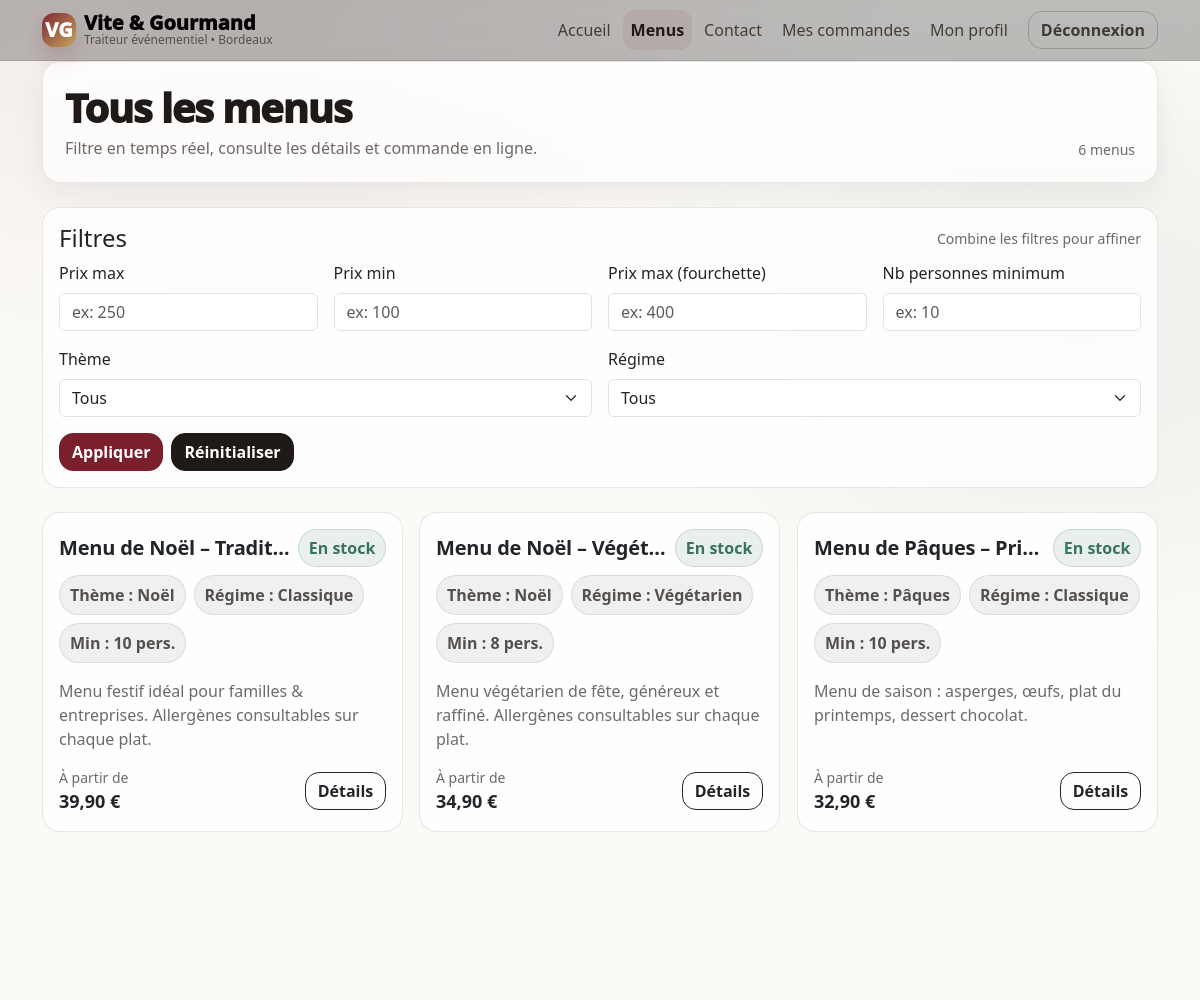
Before: /?r=menus (signed in, upper part) with the older database file.
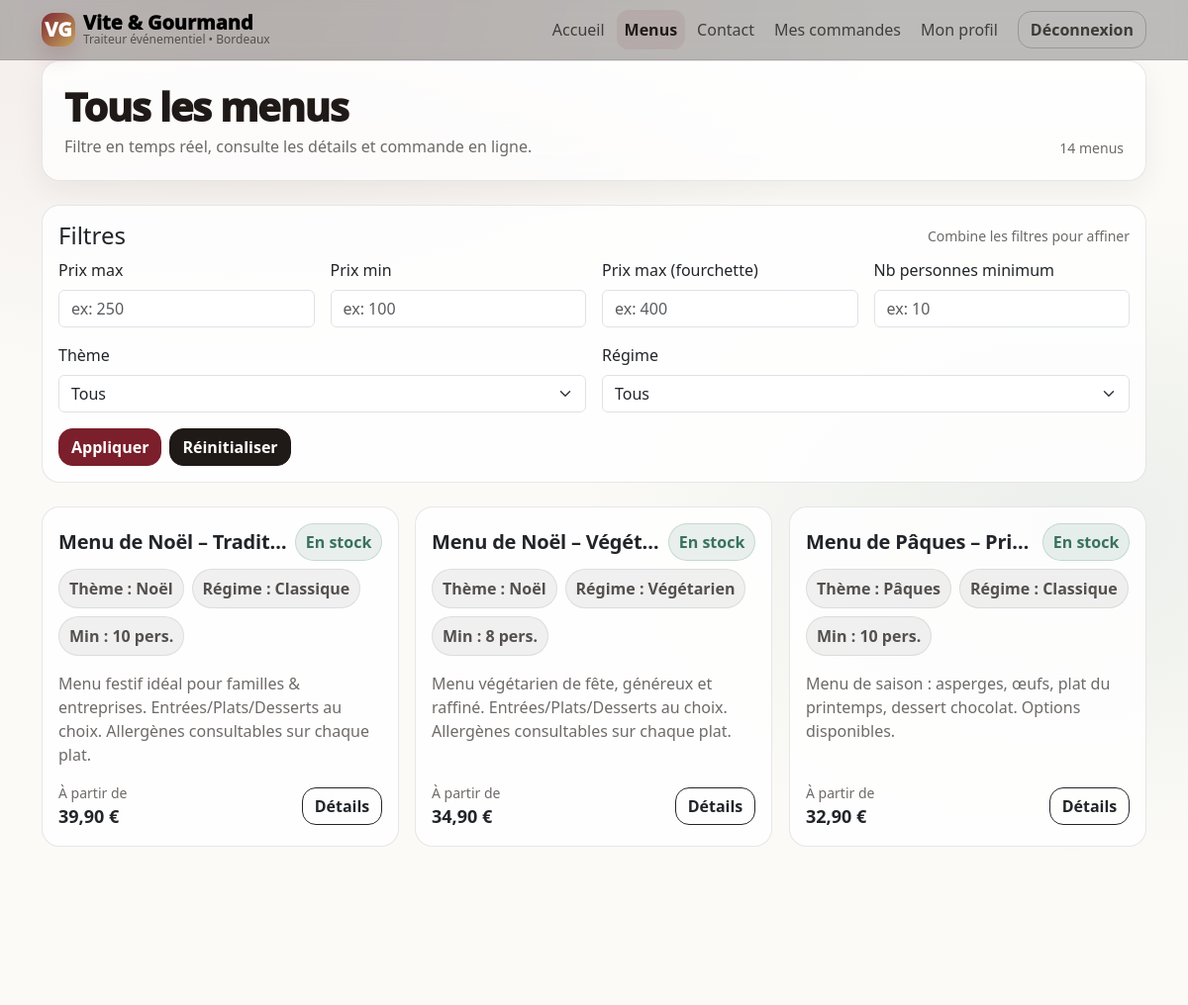
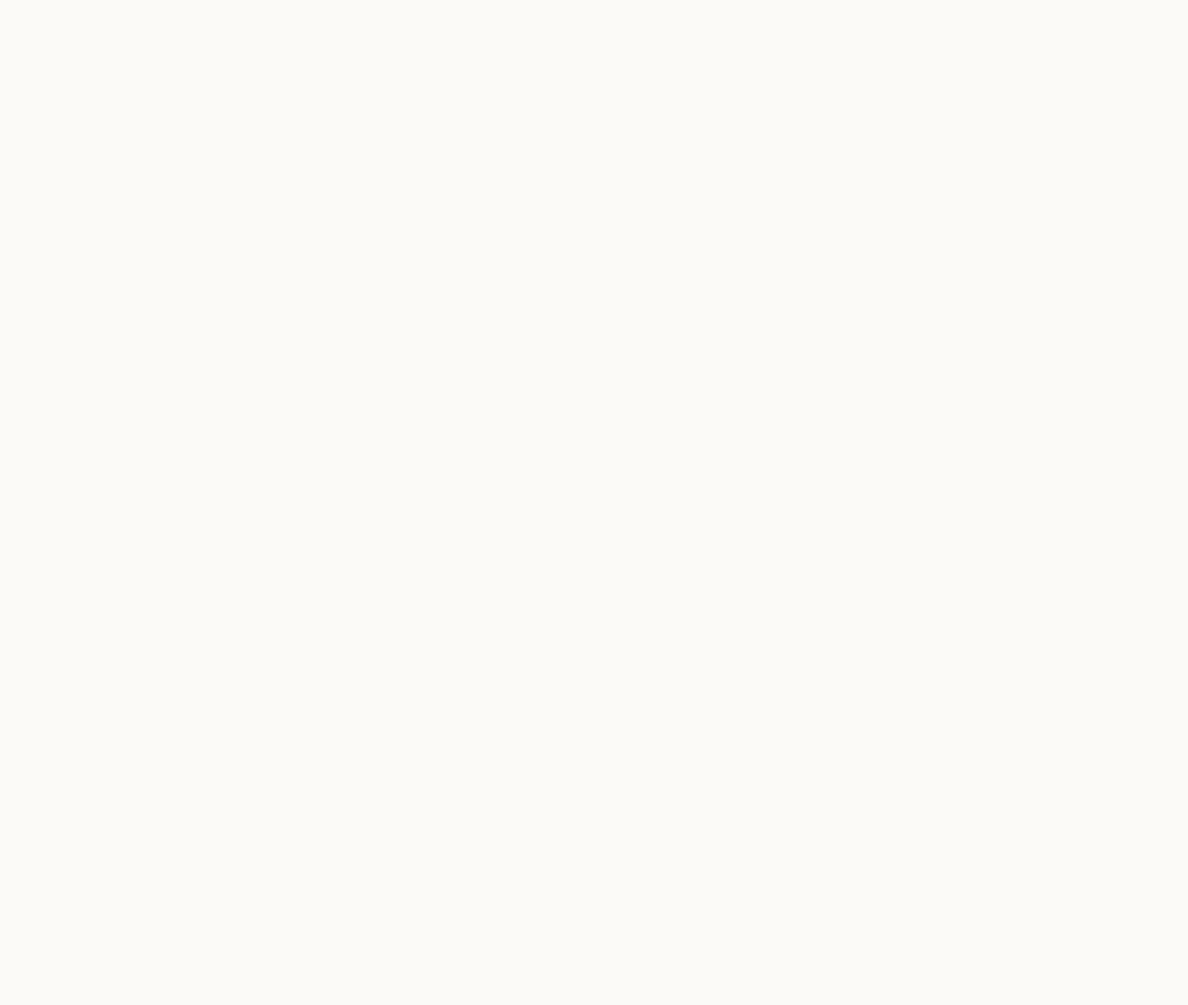
After: the same page with the newer database file (2 pictures, top to bottom).
### tables this page shows
CREATE TABLE menus (
  id INT AUTO_INCREMENT PRIMARY KEY,
  title VARCHAR(190) NOT NULL,
  description TEXT NOT NULL,
  price DECIMAL(10,2) NOT NULL,
  min_people INT NOT NULL,
  max_price DECIMAL(10,2) DEFAULT NULL,
  stock INT NOT NULL DEFAULT 0,
  theme_id INT NULL,
  diet_id INT NULL,
  created_at DATETIME DEFAULT CURRENT_TIMESTAMP,
  CONSTRAINT fk_menus_theme FOREIGN KEY (theme_id) REFERENCES themes(id),
  CONSTRAINT fk_menus_diet  FOREIGN KEY (diet_id)  REFERENCES diets(id)
);

CREATE TABLE themes (
  id INT AUTO_INCREMENT PRIMARY KEY,
  name VARCHAR(100) NOT NULL UNIQUE
);

CREATE TABLE diets (
  id INT AUTO_INCREMENT PRIMARY KEY,
  name VARCHAR(100) NOT NULL UNIQUE
);

### app/Controllers/MenuController.php (called while the page is built, shortened)
<?php
require_once BASE_PATH . '/app/Models/Menu.php';
class MenuController
{
    public function index(): void
    {
        $menus = Menu::all();
        require BASE_PATH . '/app/Views/menus/index.php';
    }
}

### app/models/Menu.php (called while the page is built, shortened)
<?php
class Menu
{
    public static function all(): array
    {
        $pdo = Database::getConnection();
        $sql = "
            SELECT
                m.id, m.title, m.description, m.min_people, m.price, m.stock,
                t.name AS theme,
                d.name AS diet
            FROM menus m
            LEFT JOIN themes t ON t.id = m.theme_id
            LEFT JOIN diets d ON d.id = m.diet_id
            ORDER BY m.created_at DESC
        ";
        return $pdo->query($sql)->fetchAll();
    }
}

### app/Views/menus/index.php (the view, shortened to what this page needs)
<?php
require_once BASE_PATH . '/app/Views/layouts/header.php';
function stock_badge(int $stock): array {
  return ['badge-stock-ok', 'En stock'];
}
?>
<div class="hero mb-4">
  <div class="d-flex flex-wrap justify-content-between align-items-end gap-2">
    <div>
      <h1 class="mb-1">Tous les menus</h1>
      <p class="text-muted mb-0">Filtre en temps réel, consulte les détails et commande en ligne.</p>
    </div>
    <div class="text-muted small">
      <span id="menusCount"></span>
    </div>
  </div>
</div>
<div class="card mb-4">
  <div class="card-body">
    <div class="d-flex justify-content-between align-items-center flex-wrap gap-2 mb-2">
      <h4 class="mb-0">Filtres</h4>
      <span class="text-muted small">Combine les filtres pour affiner</span>
    </div>
    <form id="filtersForm" class="row g-3" aria-label="Filtres des menus">
      <div class="col-md-3">
        <label class="form-label" for="price_max">Prix max</label>
        <input class="form-control" type="number" step="0.01" id="price_max" name="price_max" placeholder="ex: 250">
      </div>
      <div class="col-md-3">
        <label class="form-label" for="price_min">Prix min</label>
        <input class="form-control" type="number" step="0.01" id="price_min" name="price_min" placeholder="ex: 100">
      </div>
      <div class="col-md-3">
        <label class="form-label" for="price_max_range">Prix max (fourchette)</label>
        <input class="form-control" type="number" step="0.01" id="price_max_range" name="price_max_range" placeholder="ex: 400">
      </div>
      <div class="col-md-3">
        <label class="form-label" for="min_people">Nb personnes minimum</label>
        <input class="form-control" type="number" id="min_people" name="min_people" placeholder="ex: 10">
      </div>
      <div class="col-md-6">
        <label class="form-label" for="theme_id">Thème</label>
        <select class="form-select" id="theme_id" name="theme_id">
          <option value="">Tous</option>
        </select>
      </div>
      <div class="col-md-6">
        <label class="form-label" for="diet_id">Régime</label>
        <select class="form-select" id="diet_id" name="diet_id">
          <option value="">Tous</option>
        </select>
      </div>
      <div class="col-12 d-flex flex-wrap gap-2">
        <button class="btn btn-primary" type="submit">Appliquer</button>
        <button class="btn btn-dark" type="button" id="resetFilters">Réinitialiser</button>
      </div>
    </form>
  </div>
</div>
<div class="row g-3" id="menusList">
  <?php if (empty($menus)): ?>
    <div class="col-12">
      <p class="text-muted mb-0">Aucun menu disponible.</p>
    </div>
  <?php else: ?>
    <?php foreach ($menus as $menu): ?>
      <?php
        $id = (int)($menu['id'] ?? 0);
        $stock = (int)($menu['stock'] ?? 0);
        [$stockClass, $stockLabel] = stock_badge($stock);
      ?>
      <div class="col-12 col-md-6 col-lg-4">
        <div class="card h-100">
          <div class="card-body d-flex flex-column">
            <div class="menu-card-head d-flex justify-content-between align-items-center gap-2 mb-2">
              <h5 class="card-title mb-0"><?= htmlspecialchars($menu['title'] ?? '') ?></h5>
              <span class="<?= $stockClass ?>"><?= htmlspecialchars($stockLabel) ?></span>
            </div>
            <div class="d-flex flex-wrap gap-2 mb-3">
              <span class="badge-soft">Thème : <?= htmlspecialchars($menu['theme'] ?? '—') ?></span>
              <span class="badge-soft">Régime : <?= htmlspecialchars($menu['diet'] ?? '—') ?></span>
              <span class="badge-soft">Min : <?= (int)($menu['min_people'] ?? 0) ?> pers.</span>
            </div>
            <p class="text-muted mb-3" style="min-height:3.6em;">
              <?= nl2br(htmlspecialchars(mb_strimwidth($menu['description'] ?? '', 0, 140, '…'))) ?>
            </p>
            <div class="mt-auto d-flex justify-content-between align-items-center">
              <div>
                <div class="text-muted small">À partir de</div>
                <div style="font-weight:900; font-size: 18px;">
                  <?= number_format((float)($menu['price'] ?? 0), 2, ',', ' ') ?> €
                </div>
              </div>
              <?php if ($id > 0): ?>
                <a class="btn btn-outline-dark" href="?r=menu_show&id=<?= $id ?>">Détails</a>
              <?php else: ?>
                <span class="text-muted small">ID manquant</span>
              <?php endif; ?>
            </div>
          </div>
        </div>
      </div>
    <?php endforeach; ?>
  <?php endif; ?>
</div>
<?php require_once BASE_PATH . '/app/Views/layouts/footer.php'; ?>

### public/index.php (shortened to what this page needs)
<?php
require_once BASE_PATH . '/app/Controllers/MenuController.php';
$route = $_GET['r'] ?? Route::HOME;
switch ($route) {
    case Route::MENUS:
        (new MenuController())->index();
        break;
}

### app/Views/layouts/header.php (shortened to what this page needs)
<?php
$role = $_SESSION['role'] ?? null;
$userId = $_SESSION['user_id'] ?? null;
function nav_active(string $route): string {
  $current = $_GET['r'] ?? Route::HOME;
  return $current === $route ? 'active' : '';
}
?>
<!doctype html>
<html lang="fr">
<head>
  <link href="https://cdn.jsdelivr.net/npm/bootstrap@5.3.3/dist/css/bootstrap.min.css" rel="stylesheet">
  <link rel="stylesheet" href="assets/css/style.css">
</head>
<body>
  <nav class="navbar navbar-expand-lg sticky-top">
    <div class="container">
      <a class="navbar-brand d-flex align-items-center gap-2" href="?r=<?= Route::HOME ?>" aria-label="Accueil Vite & Gourmand">
        <span class="brand-pill">VG</span>
        <span>
          <span class="brand-title">Vite & Gourmand</span>
          <span class="text-muted brand-subtitle">Traiteur événementiel • Bordeaux</span>
        </span>
      </a>
      <div class="collapse navbar-collapse" id="mainNav">
        <ul class="navbar-nav ms-auto align-items-lg-center gap-lg-1">
          <li class="nav-item">
            <a class="nav-link <?= nav_active(Route::HOME) ?>" href="?r=<?= Route::HOME ?>">Accueil</a>
          </li>
          <li class="nav-item">
            <a class="nav-link <?= nav_active(Route::MENUS) ?>" href="?r=<?= Route::MENUS ?>">Menus</a>
          </li>
          <li class="nav-item">
            <a class="nav-link <?= nav_active(Route::CONTACT) ?>" href="?r=<?= Route::CONTACT ?>">Contact</a>
          </li>
          <?php if (!$userId): ?>
            <li class="nav-item">
              <a class="nav-link <?= nav_active(Route::REGISTER) ?>" href="?r=<?= Route::REGISTER ?>">Inscription</a>
            </li>
            <li class="nav-item ms-lg-2">
              <a class="btn btn-dark" href="?r=<?= Route::LOGIN ?>">Connexion</a>
            </li>
          <?php else: ?>
            <?php if ($role === 'user'): ?>
              <li class="nav-item">
                <a class="nav-link <?= nav_active(Route::USER_ORDERS) ?>" href="?r=<?= Route::USER_ORDERS ?>">Mes commandes</a>
              </li>
              <li class="nav-item">
                <a class="nav-link <?= nav_active(Route::USER_PROFILE) ?>" href="?r=<?= Route::USER_PROFILE ?>">Mon profil</a>
              </li>
            <?php elseif ($role === 'admin'): ?>
              <li class="nav-item">
                <a class="nav-link <?= nav_active(Route::ADMIN) ?>" href="?r=<?= Route::ADMIN ?>">Admin</a>
              </li>
            <?php endif; ?>
            <li class="nav-item ms-lg-2">
              <a class="btn btn-outline-secondary" href="?r=<?= Route::LOGOUT ?>">Déconnexion</a>
            </li>
          <?php endif; ?>
        </ul>
      </div>
    </div>
  </nav>
  <main class="container mb-5">

### app/Views/layouts/footer.php (shortened to what this page needs)
</main>
</body>
</html>

### public/assets/css/style.css (style rules this page uses)
:root { --bg: #fbfaf7; --surface: #ffffff; --surface-2: rgba(255,255,255,.65); --text: #1f1a17; --muted: rgba(31,26,23,.65); --burgundy: #7a1f2b; --sage: #2f6b57; --gold: #c9a24e; --border: rgba(31,26,23,.10); --shadow-sm: 0 10px 30px rgba(31,26,23,.06); --shadow-md: 0 18px 50px rgba(31,26,23,.10); --radius: 18px; }
* { box-sizing: border-box; }
html, body { height: 100%; }
body { background: radial-gradient(1200px 700px at 20% 0%, rgba(122,31,43,.08), transparent 55%), radial-gradient(900px 600px at 90% 20%, rgba(47,107,87,.08), transparent 55%), var(--bg); color: var(--text); font-family: system-ui, -apple-system, Segoe UI, Roboto, Arial, "Apple Color Emoji","Segoe UI Emoji"; line-height: 1.5; }
a { color: inherit; }
.text-muted { color: var(--muted) !important; }
.navbar { background: rgba(251,250,247,.82); backdrop-filter: blur(10px); border-bottom: 1px solid var(--border); }
.navbar .nav-link { color: rgba(31,26,23,.78) !important; border-radius: 12px; padding: 8px 12px; }
.navbar .nav-link.active { background: rgba(122,31,43,.08); color: var(--text) !important; font-weight: 800; }
.navbar .btn { border-radius: 14px; }
.brand-pill { width: 34px; height: 34px; display: inline-grid; place-items: center; border-radius: 12px; color: #fff; font-weight: 950; background: linear-gradient(135deg, rgba(122,31,43,.95), rgba(201,162,78,.85)); box-shadow: 0 10px 22px rgba(122,31,43,.18); }
.brand-title { display:block; line-height:1; font-weight:950; }
.brand-subtitle { display:block; line-height:1.1; font-size:12px; }
.hero { background: linear-gradient(180deg, rgba(255,255,255,.86), rgba(255,255,255,.72)); border: 1px solid var(--border); border-radius: var(--radius); padding: 22px; box-shadow: var(--shadow-sm); }
.hero h1 { font-weight: 950; letter-spacing: -0.03em; }
.btn { border-radius: 14px !important; font-weight: 800; }
.btn-primary { background: var(--burgundy) !important; border-color: var(--burgundy) !important; }
.btn-dark { background: #1f1a17 !important; border-color: #1f1a17 !important; }
.btn-outline-secondary { border-color: rgba(31,26,23,.22) !important; color: rgba(31,26,23,.80) !important; }
.card { border: 1px solid var(--border) !important; border-radius: var(--radius) !important; box-shadow: none !important; background: rgba(255,255,255,.82); }
.card .card-title { font-weight: 900; letter-spacing: -0.01em; }
.menu-card-head { min-width: 0; }
.menu-card-head .card-title { min-width: 0; flex: 1 1 auto; white-space: nowrap; overflow: hidden; text-overflow: ellipsis; }
.badge-soft { display: inline-flex; align-items: center; gap: 6px; border-radius: 999px; padding: 7px 10px; font-weight: 800; color: rgba(31,26,23,.75); background: rgba(31,26,23,.06); border: 1px solid rgba(31,26,23,.09); }
.badge-stock-ok, .badge-stock-low, .badge-stock-out { display: inline-flex; align-items: center; justify-content: center; white-space: nowrap; flex-shrink: 0; align-self: center; border-radius: 999px; padding: 6px 10px; font-weight: 900; }
.badge-stock-ok { background: rgba(47,107,87,.10); border: 1px solid rgba(47,107,87,.18); color: rgba(47,107,87,.95); }

Changed rows visible on the page:
changed menus "Menu de Noël – Tradit…": description "Menu festif idéal pour familles & entreprises. Allergènes consultables sur chaque plat." → "Menu festif idéal pour familles & entreprises. Entrées/Plats/Desserts au choix. Allergènes consultables sur chaque plat."
changed menus "Menu de Noël – Végét…": description "Menu végétarien de fête, généreux et raffiné. Allergènes consultables sur chaque plat." → "Menu végétarien de fête, généreux et raffiné. Entrées/Plats/Desserts au choix. Allergènes consultables sur chaque plat."
changed menus "Menu de Pâques – Pri…": description "Menu de saison : asperges, œufs, plat du printemps, dessert chocolat." → "Menu de saison : asperges, œufs, plat du printemps, dessert chocolat. Options disponibles."
Other visible differences:
text written by a page script: "6 menus" → "14 menus"
